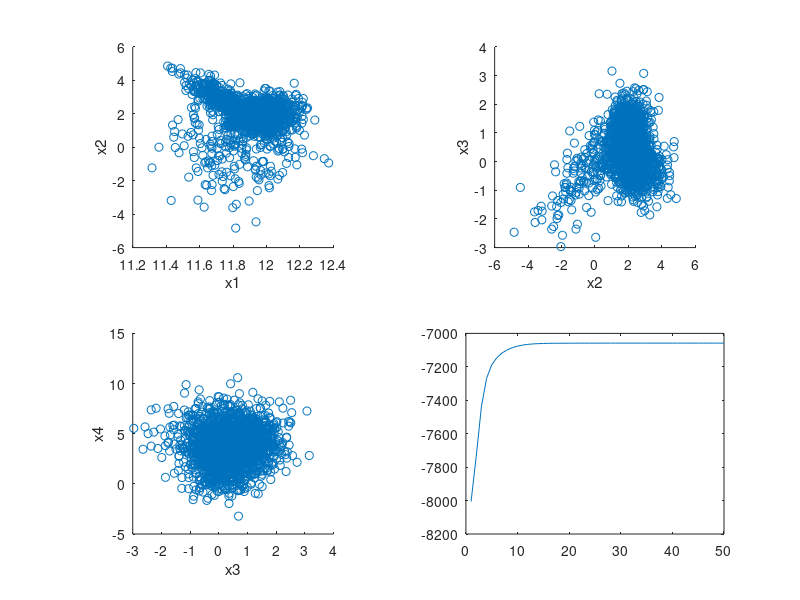

MATLAB code for this plot:
%A4E3_1
X = load('a011_mixdata.txt', '-ASCII');
%%
subplot(2,2,1)
scatter(X(:,1), X(:,2))
xlabel('x1')
ylabel('x2')
axis square

subplot(2,2,2)
scatter(X(:,2), X(:,3))
xlabel('x2')
ylabel('x3')
axis square

subplot(2,2,3)
scatter(X(:,3), X(:,4))
xlabel('x3')
ylabel('x4')
axis square

subplot(2,2,4)
scatter(X(:,1), X(:,4))
xlabel('x1')
ylabel('x4')
axis square
%%
%A4E3_2
clc
clearvars -except X
N = length(X); % number of samples
K = 2; % number of classes
PI = 1/K * ones(1,K); % a priori equal mixing coefficiens
% Initialize the means μk to random values around the sample mean of each variable
MU = zeros(K, 4);
SIGMA = repmat(eye(4),1,1,K);
for j=1:K
    MU(j, :) = [mean(X(:,1)) + rand, mean(X(:,2)) + rand, mean(X(:,3)) + rand, mean(X(:,4)) + rand];
    SIGMA(:, :, j) = eye(4).*(4*rand(4)+2);
end

% 1. evaluate the initial value of the log likelihood - Bishop eq(9.28)
likelihood = 0;
for j=1:K
    likelihood_i = PI(j) * mvnpdf(X, MU(j,:), SIGMA(:, :, j));
    likelihood = likelihood + likelihood_i;
end
total_log_likelihood = sum(log(likelihood));

total_log_likelihood


%%
iterations = 50;
store_log_likelihoods = zeros(1, iterations);
GAMMA = zeros(N, K); % responsibilities

for step=1:iterations
    step
    % 2. Evaluate the responsibilities using the current parameter values -
    % Bishop eq(9.23)
    
    for j=1:K
        p_x = PI(j)*mvnpdf(X, MU(j, :), SIGMA(:, :, j));% top in 9.23
        total_p_x = 0;
%         bot in 9.23
        for l=1:K
            p_x_tmp = PI(l)*mvnpdf(X, MU(l, :), SIGMA(:, :, l));
            total_p_x = total_p_x + p_x_tmp;
        end
        GAMMA(:,j) = p_x ./ total_p_x;
    end

    % 3. Re-estimate the parameters using current responsibilities
    % Bishop eqs(9.24 - 9.27)
    for j=1:K
        N_k = sum(GAMMA(:,j));
        mu_new =  GAMMA(:,j)'*X;
        MU(j,:) = 1/N_k.* mu_new;
        sigma_new_all = zeros(4, 4);
        for i=1:N
            sigma_new = GAMMA(i,j).*( (X(i,:)-MU(j, :))' * (X(i,:)-MU(j, :)) ) ;
            sigma_new_all = sigma_new_all + sigma_new;
        end
        SIGMA(:, :, j) = 1/N_k * sigma_new_all;
        PI(j) = N_k/N;
    end
 
    % 4. Evaluate log likelihood
    likelihood = 0;
    for j=1:K
        likelihood_i = PI(j) * mvnpdf(X, MU(j,:), SIGMA(:, :, j));
        likelihood = likelihood + likelihood_i;
    end
    total_log_likelihood = sum(log(likelihood));

%     total_log_likelihood
    store_log_likelihoods(step) = total_log_likelihood;
end

plot(store_log_likelihoods)
